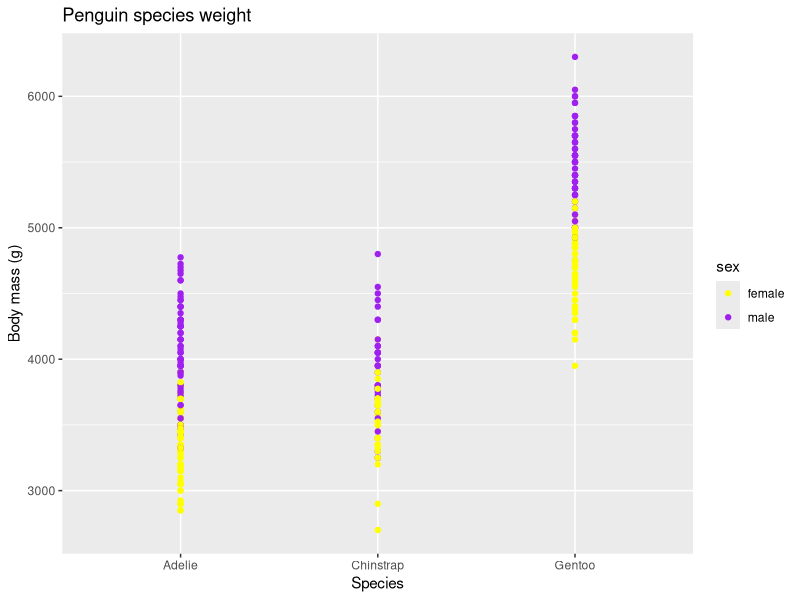
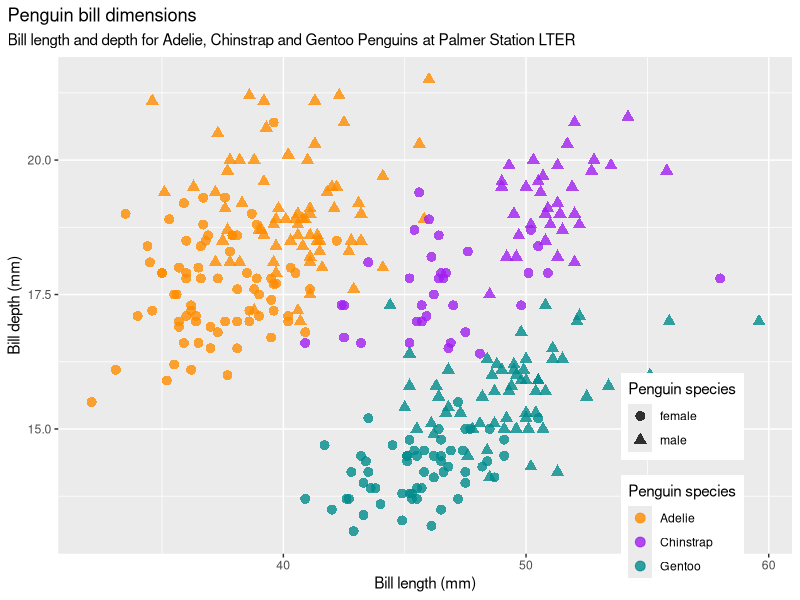
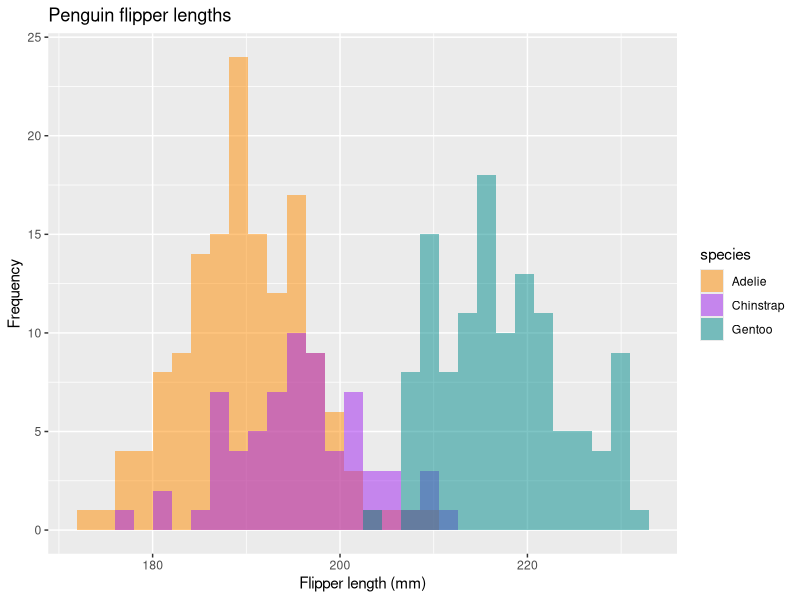

R code for these plots, in order:
## ---- chunk 1

library(palmerpenguins)
data(package = 'palmerpenguins')

str(penguins)
# this is our data set

# let's analyze the data

library(tidyverse)
library(ggplot2)
# summarize them
penguins %>% 
        count(species)

# exclude NAs

penguins <- na.omit(penguins)


# mutate the dataset
# let's calculate the ratio between body mass and flipper length and bill length and bill depth

penguins <- penguins %>% 
                mutate(fl_b_ratio = flipper_length_mm / body_mass_g,
                       bill_length_depth = bill_length_mm / bill_depth_mm)

penguins
# let's visualize the data

# let's plot species vs body mass color coded by sex

penguin_weight <- ggplot( data = penguins, aes( x = species, y = body_mass_g, color = sex)) +
          geom_point() +
  scale_color_manual(values = c("yellow","purple")) +
  labs(x = "Species",
       y = "Body mass (g)",
       title = "Penguin species weight")
penguin_weight

# let's plot bill length vs depth

bill_len_dep <- ggplot(data = penguins, aes(x = bill_length_mm, y = bill_depth_mm, group = species)) +
  geom_point(aes(color = species, shape = sex), size = 3, alpha = 0.8) +
  #geom_smooth(method = "lm", se = FALSE, aes(color = species)) +
  scale_color_manual(values = c("darkorange","purple","cyan4")) +
  labs(title = "Penguin bill dimensions",
       subtitle = "Bill length and depth for Adelie, Chinstrap and Gentoo Penguins at Palmer Station LTER",
       x = "Bill length (mm)",
       y = "Bill depth (mm)",
       color = "Penguin species",
       shape = "Penguin species") +
  theme(legend.position = c(0.85, 0.15),
        plot.title.position = "plot",
        plot.caption = element_text(hjust = 0, face= "italic"),
        plot.caption.position = "plot")
bill_len_dep

# let's compare the flipper length distribution between the different species

flipper_hist <- ggplot(data = penguins, aes(x = flipper_length_mm)) +
  geom_histogram(aes(fill = species), 
                 alpha = 0.5, 
                 position = "identity") +
  scale_fill_manual(values = c("darkorange","purple","cyan4")) +
  labs(x = "Flipper length (mm)",
       y = "Frequency",
       title = "Penguin flipper lengths")
flipper_hist


